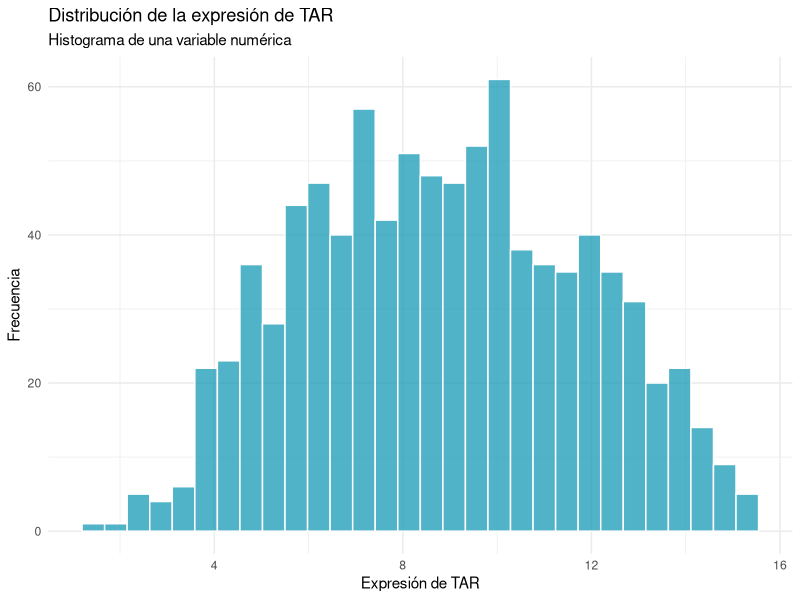
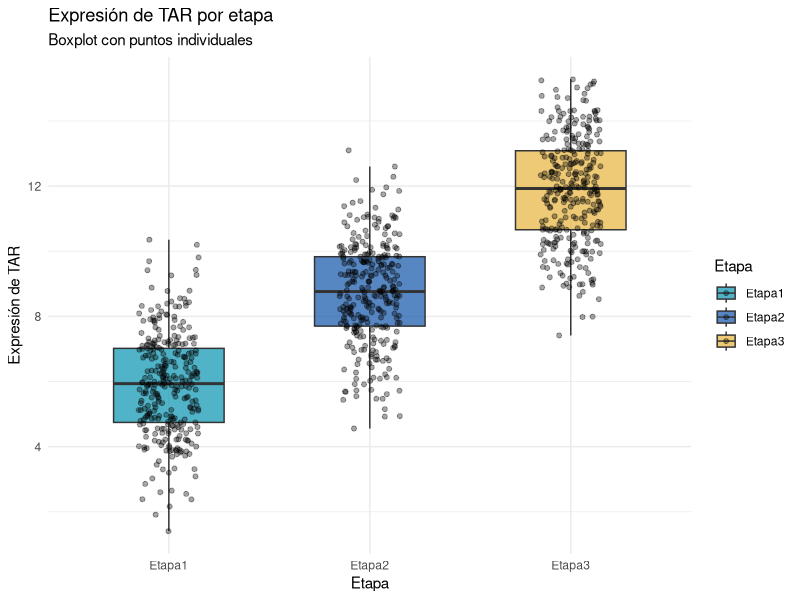
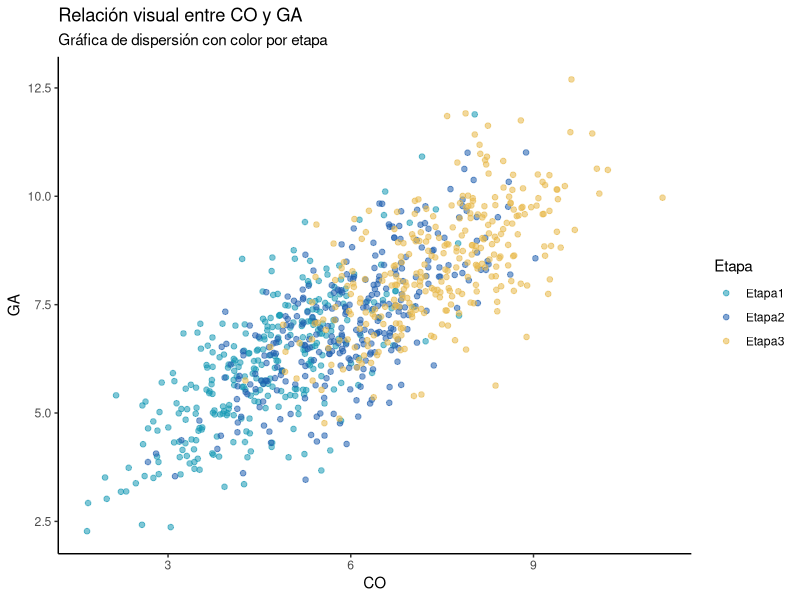
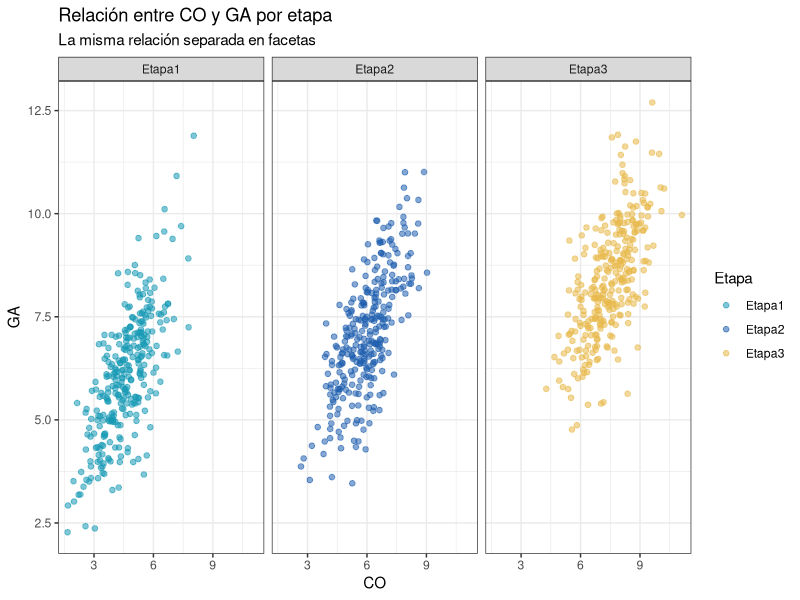
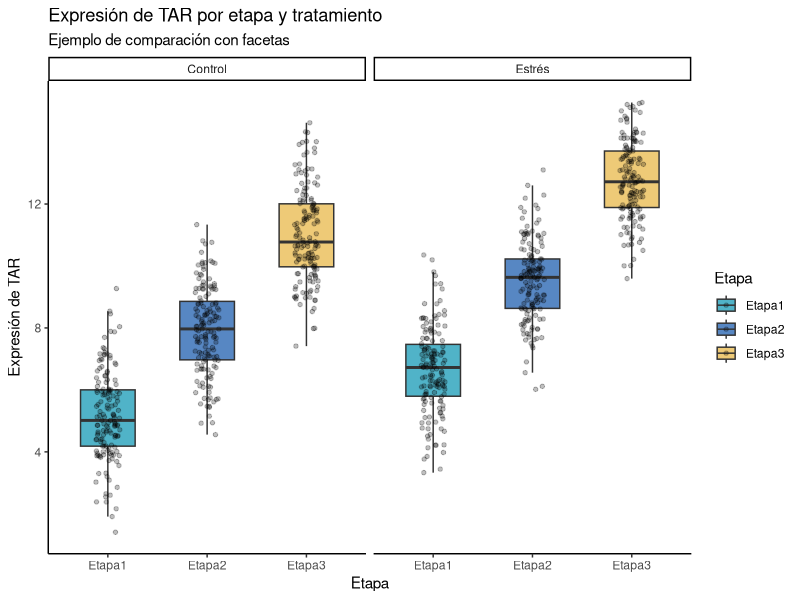
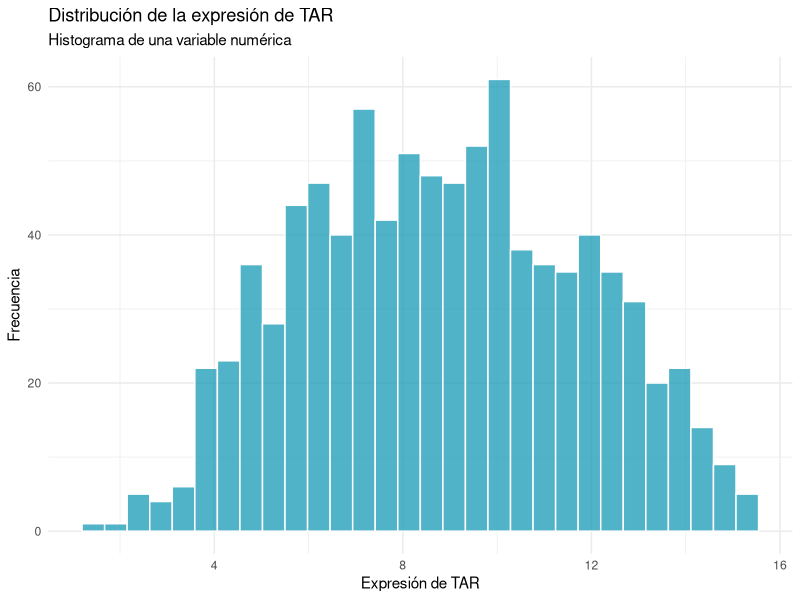
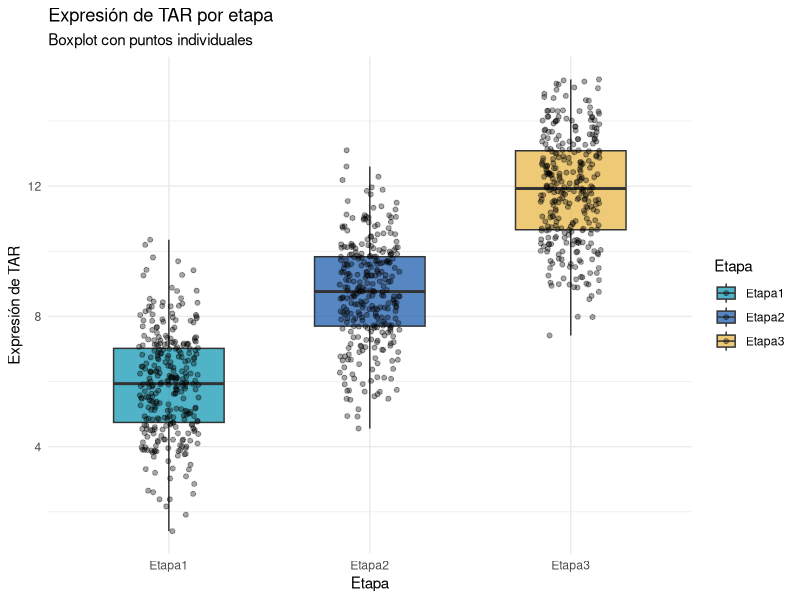
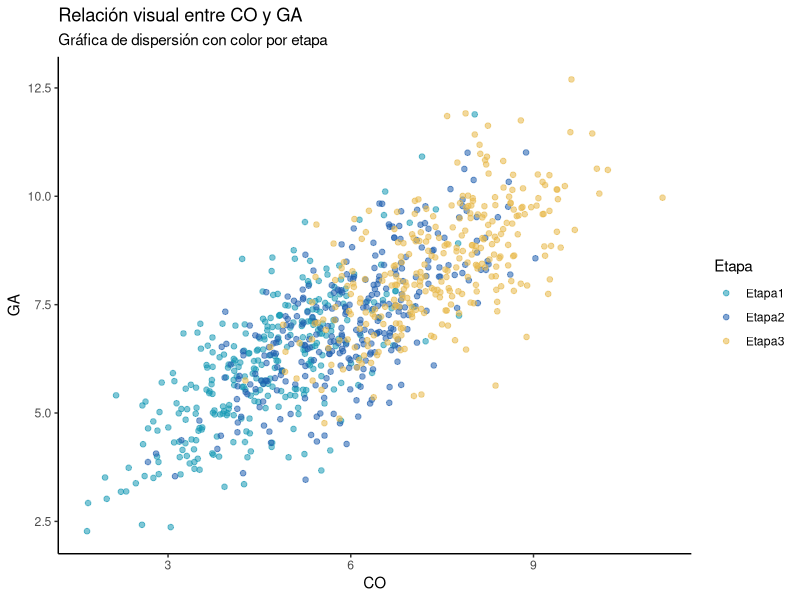

Source code (R) for these figures, in order:
# ============================================================
# Fundamentos de programación en R para análisis transcriptómicos
# Unidad 3. Actividad final
# Guía contestada: de una pregunta a una figura con apoyo de IA
# 17 de junio de 2026 - NJ PC
# ============================================================
#
# IMPORTANTE:
# Este script está pensado como una guía contestada.
# Sugerencia: NO liberarlo al inicio de la actividad.
#
# Puede compartirse después de que los participantes hayan explorado:
# - qué pregunta quieren responder;
# - qué variables necesitan;
# - qué tipo de datos tienen;
# - qué gráfica conviene usar;
# - cómo verificar el código en R.
#
# Objetivo:
# Seleccionar variables de una base amplia, identificar tipos de datos,
# elegir una gráfica adecuada y verificar el resultado en R.
#
# Ruta general de la actividad:
#
# Base de datos
# ↓
# Pregunta
# ↓
# Variables necesarias
# ↓
# Tipo de datos
# ↓
# Gráfica adecuada
# ↓
# Código
# ↓
# Verificación en R
# ↓
# Exportación
#
# Convención de nombres:
# Usaremos nombres descriptivos y snake_case para los objetos creados
# durante el script.
#
# Ejemplos:
# datos_actividad
# datos_caso_1_distribucion
# figura_caso_2_boxplot
# figura_caso_3_facetas
#
# ============================================================


# ------------------------------------------------------------
# 0. Preparar ambiente
# ------------------------------------------------------------

# Si no tienes instalado tidyverse, ejecuta esta línea una sola vez:
# install.packages("tidyverse")

# Cargamos tidyverse.
# tidyverse incluye varios paquetes útiles:
# - readr: para leer archivos .csv con read_csv()
# - dplyr: para seleccionar, filtrar y resumir datos
# - ggplot2: para construir gráficas
# - tibble: para trabajar con tablas ordenadas
library(tidyverse)

# Crear la carpeta results si no existe.
# Aquí se guardarán las figuras exportadas.
if (!dir.exists("results")) {
  dir.create("results")
}


# ------------------------------------------------------------
# 1. Definir paleta de colores de la Unidad 3
# ------------------------------------------------------------
# Usaremos una paleta corta para mantener consistencia visual
# con los materiales de la unidad.
#
# Azul turquesa: #1699B5
# Azul medio:    #1F5FAF
# Dorado suave:  #E8B84A
#
# Esta paleta se usará para etapas, tratamientos o grupos.

paleta_u3 <- c("#1699B5", "#1F5FAF", "#E8B84A")

paleta_u3_2_grupos <- c("#1699B5", "#E8B84A")


# ------------------------------------------------------------
# 2. Cargar la base de actividad
# ------------------------------------------------------------
# Esta actividad usa una sola base amplia:
#
# data/U3_actividad.csv
#
# La base contiene más observaciones que U3_2.csv para que las gráficas
# de dispersión tengan más puntos y permitan observar mejor patrones.
#
# En scripts anteriores del curso se usó read.csv(), que pertenece a R base.
# En esta unidad usamos read_csv(), de readr/tidyverse.
#
# Diferencia general:
# - read.csv() devuelve un data.frame clásico.
# - read_csv() devuelve un tibble, que se imprime de forma más limpia
#   y se integra bien con dplyr y ggplot2.
#
# show_col_types = FALSE evita el mensaje automático donde read_csv()
# informa qué tipo de dato detectó en cada columna.

if (!file.exists("data/U3_actividad.csv")) {
  stop(
    "No se encontró el archivo data/U3_actividad.csv. ",
    "Verifica que esté dentro de la carpeta data/ del proyecto."
  )
}

datos_actividad <- read_csv(
  "data/U3_actividad.csv",
  show_col_types = FALSE
)


# ------------------------------------------------------------
# 3. Revisar la base antes de graficar
# ------------------------------------------------------------
# Antes de hacer cualquier gráfica, revisamos la estructura de la tabla.

# head() muestra las primeras filas.
head(datos_actividad)

# glimpse() muestra:
# - número de filas;
# - número de columnas;
# - nombres de variables;
# - tipo de dato de cada variable;
# - algunos valores de ejemplo.
glimpse(datos_actividad)

# names() muestra los nombres exactos de las columnas.
# Esto es importante porque R distingue mayúsculas, minúsculas,
# singular y plural.
names(datos_actividad)

# summary() genera un resumen general de cada columna.
summary(datos_actividad)

# Contar cuántas observaciones hay por etapa.
table(datos_actividad$Etapa)

# Contar cuántas observaciones hay por tratamiento.
table(datos_actividad$Tratamiento)

# Contar cuántas observaciones hay por sitio.
table(datos_actividad$Sitio)

# Otra forma de contar con dplyr:
datos_actividad %>%
  count(Etapa, Tratamiento, Sitio)


# ============================================================
# CASO 1. Distribución de una variable
# ============================================================

# ------------------------------------------------------------
# 4. Pregunta del caso 1
# ------------------------------------------------------------
# Pregunta:
# ¿Cómo se distribuye la expresión de TAR?
#
# Para responder esta pregunta necesitamos una variable numérica.
# En este caso usaremos TAR.
#
# Gráfica adecuada:
# Histograma, porque queremos observar la distribución de una
# variable numérica.


# ------------------------------------------------------------
# 5. Seleccionar variables necesarias
# ------------------------------------------------------------
# Conservamos:
# - Muestra: identificador de cada observación;
# - TAR: variable numérica que queremos graficar.
#
# select() responde a la pregunta:
# ¿qué columnas necesito para esta pregunta?

datos_caso_1_distribucion <- datos_actividad %>%
  select(Muestra, TAR)

# Revisar la estructura del objeto creado.
glimpse(datos_caso_1_distribucion)

# Revisar resumen de TAR.
summary(datos_caso_1_distribucion$TAR)


# ------------------------------------------------------------
# 6. Figura del caso 1: histograma
# ------------------------------------------------------------
# En esta figura:
# - eje x: valores de TAR;
# - eje y: frecuencia calculada automáticamente por ggplot2.
#
# bins controla cuántos intervalos tendrá el histograma.
# Con más datos podemos usar un número mayor de bins.

figura_caso_1_histograma <- ggplot(
  datos_caso_1_distribucion,
  aes(x = TAR)
) +
  geom_histogram(
    bins = 30,
    fill = "#1699B5",
    alpha = 0.75,
    color = "white"
  ) +
  labs(
    title = "Distribución de la expresión de TAR",
    subtitle = "Histograma de una variable numérica",
    x = "Expresión de TAR",
    y = "Frecuencia"
  ) +
  theme_minimal()

figura_caso_1_histograma

# Exportar figura.
ggsave(
  filename = "results/actividad_caso_1_distribucion_TAR.png",
  plot = figura_caso_1_histograma,
  width = 7,
  height = 5,
  units = "in",
  dpi = 300
)

# Verificación del caso 1:
# ¿La variable TAR existe?
# ¿TAR es numérica?
# ¿El eje x representa TAR?
# ¿El eje y representa frecuencia?
# ¿El histograma permite observar dónde se concentran los valores?


# ============================================================
# CASO 2. Comparación entre grupos
# ============================================================

# ------------------------------------------------------------
# 7. Pregunta del caso 2
# ------------------------------------------------------------
# Pregunta:
# ¿La expresión de TAR cambia entre etapas?
#
# Para responder esta pregunta necesitamos:
# - una variable numérica: TAR;
# - una variable categórica: Etapa.
#
# Gráfica adecuada:
# Boxplot + puntos individuales.
#
# El boxplot resume la distribución de TAR por etapa.
# Los puntos individuales muestran las observaciones reales.


# ------------------------------------------------------------
# 8. Seleccionar variables necesarias
# ------------------------------------------------------------

datos_caso_2_comparacion <- datos_actividad %>%
  select(Muestra, Etapa, TAR)

# Revisar estructura.
glimpse(datos_caso_2_comparacion)

# Revisar cuántas observaciones hay por etapa.
table(datos_caso_2_comparacion$Etapa)

# Revisar resumen de TAR.
summary(datos_caso_2_comparacion$TAR)


# ------------------------------------------------------------
# 9. Figura del caso 2: boxplot + puntos
# ------------------------------------------------------------
# En esta figura:
# - eje x: Etapa;
# - eje y: TAR;
# - fill: Etapa.
#
# outlier.shape = NA evita que los valores extremos se dibujen dos
# veces, porque geom_jitter() ya mostrará todos los puntos.

figura_caso_2_boxplot <- ggplot(
  datos_caso_2_comparacion,
  aes(x = Etapa, y = TAR, fill = Etapa)
) +
  geom_boxplot(
    alpha = 0.75,
    width = 0.55,
    outlier.shape = NA
  ) +
  geom_jitter(
    width = 0.15,
    alpha = 0.35,
    size = 1.4
  ) +
  scale_fill_manual(values = paleta_u3) +
  labs(
    title = "Expresión de TAR por etapa",
    subtitle = "Boxplot con puntos individuales",
    x = "Etapa",
    y = "Expresión de TAR",
    fill = "Etapa"
  ) +
  theme_minimal()

figura_caso_2_boxplot

ggsave(
  filename = "results/actividad_caso_2_TAR_por_etapa.png",
  plot = figura_caso_2_boxplot,
  width = 7,
  height = 5,
  units = "in",
  dpi = 300
)

# Verificación del caso 2:
# ¿La variable Etapa existe?
# ¿La variable TAR existe?
# ¿Etapa es categórica?
# ¿TAR es numérica?
# ¿Cada punto representa una observación?
# ¿El boxplot resume la distribución por etapa?
#
# Importante:
# Esta gráfica puede sugerir diferencias visuales, pero no prueba
# diferencias estadísticas por sí sola.


# ============================================================
# CASO 3. Relación entre dos variables numéricas
# ============================================================

# ------------------------------------------------------------
# 10. Pregunta del caso 3
# ------------------------------------------------------------
# Pregunta:
# ¿Existe relación visual entre CO y GA?
#
# Para responder esta pregunta necesitamos:
# - dos variables numéricas: CO y GA.
#
# Además conservaremos Etapa para usarla como color.
#
# Gráfica adecuada:
# Gráfica de dispersión.


# ------------------------------------------------------------
# 11. Seleccionar variables necesarias
# ------------------------------------------------------------

datos_caso_3_relacion <- datos_actividad %>%
  select(Muestra, Etapa, CO, GA)

glimpse(datos_caso_3_relacion)

# Revisar que CO y GA sean numéricas.
summary(datos_caso_3_relacion$CO)
summary(datos_caso_3_relacion$GA)

# Revisar grupos.
table(datos_caso_3_relacion$Etapa)


# ------------------------------------------------------------
# 12. Figura del caso 3: dispersión
# ------------------------------------------------------------
# En esta figura:
# - eje x: CO;
# - eje y: GA;
# - color: Etapa.
#
# Como hay muchos puntos, usamos alpha menor a 1 para que la
# sobreposición sea más visible.

figura_caso_3_dispersion <- ggplot(
  datos_caso_3_relacion,
  aes(x = CO, y = GA, color = Etapa)
) +
  geom_point(
    alpha = 0.55,
    size = 1.6
  ) +
  scale_color_manual(values = paleta_u3) +
  labs(
    title = "Relación visual entre CO y GA",
    subtitle = "Gráfica de dispersión con color por etapa",
    x = "CO",
    y = "GA",
    color = "Etapa"
  ) +
  theme_classic()

figura_caso_3_dispersion

ggsave(
  filename = "results/actividad_caso_3_CO_GA_dispersion.png",
  plot = figura_caso_3_dispersion,
  width = 7,
  height = 5,
  units = "in",
  dpi = 300
)

# Verificación del caso 3:
# ¿CO y GA existen?
# ¿CO y GA son numéricas?
# ¿La gráfica usa CO en x y GA en y?
# ¿El color ayuda a distinguir etapas?
# ¿Hay una relación visual positiva, negativa o poco clara?


# ------------------------------------------------------------
# 13. Variante del caso 3: dispersión con facetas
# ------------------------------------------------------------
# Cuando hay muchos puntos o varios grupos, las facetas pueden ayudar.
#
# facet_wrap(~ Etapa) crea un panel por cada etapa.
# Esto permite comparar la relación CO-GA dentro de cada grupo.

figura_caso_3_facetas <- ggplot(
  datos_caso_3_relacion,
  aes(x = CO, y = GA, color = Etapa)
) +
  geom_point(
    alpha = 0.55,
    size = 1.6
  ) +
  facet_wrap(~ Etapa) +
  scale_color_manual(values = paleta_u3) +
  labs(
    title = "Relación entre CO y GA por etapa",
    subtitle = "La misma relación separada en facetas",
    x = "CO",
    y = "GA",
    color = "Etapa"
  ) +
  theme_bw()

figura_caso_3_facetas

ggsave(
  filename = "results/actividad_caso_3_CO_GA_facetas.png",
  plot = figura_caso_3_facetas,
  width = 8,
  height = 5,
  units = "in",
  dpi = 300
)

# Preguntas:
# ¿Las facetas facilitan la comparación?
# ¿La relación entre CO y GA parece similar en todas las etapas?
# ¿Qué se gana y qué se pierde al separar los datos en paneles?


# ============================================================
# CASO EXTRA. Comparación con dos variables categóricas
# ============================================================

# ------------------------------------------------------------
# 14. Pregunta del caso extra
# ------------------------------------------------------------
# Pregunta:
# ¿Cómo se distribuye TAR por etapa y tratamiento?
#
# Para responder esta pregunta necesitamos:
# - una variable numérica: TAR;
# - dos variables categóricas: Etapa y Tratamiento.
#
# Gráfica adecuada:
# Boxplot por etapa, separado en facetas por tratamiento.


# ------------------------------------------------------------
# 15. Seleccionar variables necesarias
# ------------------------------------------------------------

datos_caso_extra_tratamiento <- datos_actividad %>%
  select(Muestra, Etapa, Tratamiento, TAR)

glimpse(datos_caso_extra_tratamiento)

table(datos_caso_extra_tratamiento$Etapa)
table(datos_caso_extra_tratamiento$Tratamiento)


# ------------------------------------------------------------
# 16. Figura del caso extra
# ------------------------------------------------------------
# En esta figura:
# - eje x: Etapa;
# - eje y: TAR;
# - fill: Etapa;
# - facetas: Tratamiento.
#
# Esta gráfica permite comparar etapas dentro de cada tratamiento.

figura_caso_extra_tratamiento <- ggplot(
  datos_caso_extra_tratamiento,
  aes(x = Etapa, y = TAR, fill = Etapa)
) +
  geom_boxplot(
    alpha = 0.75,
    width = 0.55,
    outlier.shape = NA
  ) +
  geom_jitter(
    width = 0.12,
    alpha = 0.25,
    size = 1.2
  ) +
  facet_wrap(~ Tratamiento) +
  scale_fill_manual(values = paleta_u3) +
  labs(
    title = "Expresión de TAR por etapa y tratamiento",
    subtitle = "Ejemplo de comparación con facetas",
    x = "Etapa",
    y = "Expresión de TAR",
    fill = "Etapa"
  ) +
  theme_classic()

figura_caso_extra_tratamiento

ggsave(
  filename = "results/actividad_caso_extra_TAR_etapa_tratamiento.png",
  plot = figura_caso_extra_tratamiento,
  width = 8,
  height = 5,
  units = "in",
  dpi = 300
)

# Preguntas:
# ¿El patrón por etapa se mantiene en ambos tratamientos?
# ¿Las facetas ayudan a evitar una figura demasiado cargada?
# ¿Qué otra variable podría usarse para separar paneles?


# ============================================================
# Mini prompt de IA
# ============================================================
#
# Este prompt puede usarse después de que el participante ya eligió:
# - pregunta;
# - variables;
# - tipo de datos;
# - gráfica adecuada.
#
# La idea no es subir la base completa, sino describir su estructura.
#
# Copiar y adaptar:
#
# Estoy aprendiendo a hacer gráficas en R con ggplot2.
#
# No voy a subir mi base de datos, pero te describo su estructura:
#
# - Mi base se llama: datos_actividad
# - Cada fila representa una muestra.
# - Variables numéricas: TAR, ARF, CO, GA
# - Variables categóricas: Etapa, Tratamiento, Sitio
# - La pregunta que quiero responder es: ¿la expresión de TAR cambia entre etapas?
# - Elegí hacer un boxplot con puntos individuales.
# - Quiero usar:
#   - eje x: Etapa
#   - eje y: TAR
#   - fill: Etapa
#   - facetas: no
#
# Ayúdame a escribir un código base en ggplot2 para construir esa figura.
#
# Condiciones:
# 1. No inventes nombres de columnas distintos a los que te di.
# 2. Incluye comentarios breves en el código.
# 3. Guarda la figura como objeto.
# 4. Incluye ggsave() con width, height, units y dpi = 300.
# 5. Al final dime qué debo verificar en mis datos antes de interpretar la figura.
#
# No inventes conclusiones biológicas.


# ============================================================
# Verificación general de respuestas de IA
# ============================================================
# Antes de confiar en el código propuesto por IA, verifica en R:

names(datos_actividad)
glimpse(datos_actividad)
summary(datos_actividad)

# Si el código usa una variable categórica:
table(datos_actividad$Etapa)

# Si el código usa una variable numérica:
summary(datos_actividad$TAR)

# Preguntas de cierre:
# ¿Qué pregunta elegiste?
# ¿Qué variables necesitaste?
# ¿Qué tipo de datos eran?
# ¿Qué gráfica elegiste y por qué?
# ¿El código generado por IA fue correcto?
# ¿Qué tuviste que corregir o verificar?
# ¿La interpretación se limita a lo que muestra la figura?


# ------------------------------------------------------------
# 17. Verificación final de archivos exportados
# ------------------------------------------------------------
# Revisar qué figuras se guardaron en results/.

list.files("results")


# Fin de la guía contestada.
